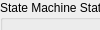
<?xml version="1.0" encoding="UTF-8"?>
<ui version="4.0">
 <class>Gearbox</class>
 <widget class="QWidget" name="Gearbox">
  <property name="minimumWidth">
   <number>400</number>
  </property>
  <property name="maximumWidth">
   <number>500</number>
  </property>
  <widget class="QWidget" name="inner_contents">
   <layout class="QVBoxLayout" name="mainLayout">
    <item>
     <widget class="QGroupBox" name="groupBox_state">
      <property name="title">
       <string>State Machine Status</string>
      </property>
      <layout class="QVBoxLayout" name="stateMachineLayout">
       <item>
        <layout class="QHBoxLayout">
         <item>
          <widget class="LED" name="state_led_inhibit"/>
         </item>
         <item>
          <widget class="QLabel" name="label">
           <property name="text">
            <string>INHIBIT</string>
           </property>
          </widget>
         </item>
        </layout>
       </item>
       <item>
        <layout class="QHBoxLayout">
         <item>
          <widget class="LED" name="state_led_zero_speed"/>
         </item>
         <item>
          <widget class="QLabel" name="label">
           <property name="text">
            <string>MOTOR ZERO SPEED</string>
           </property>
          </widget>
         </item>
        </layout>
       </item>
       <item>
        <layout class="QHBoxLayout">
         <item>
          <widget class="LED" name="state_led_set_actions"/>
         </item>
         <item>
          <widget class="QLabel" name="label">
           <property name="text">
            <string>SET SHIFT ACTIONS</string>
           </property>
          </widget>
         </item>
        </layout>
       </item>
       <item>
        <layout class="QHBoxLayout">
         <item>
          <widget class="LED" name="state_led_shifting"/>
         </item>
         <item>
          <widget class="QLabel" name="label">
           <property name="text">
            <string>SHIFTING</string>
           </property>
          </widget>
         </item>
        </layout>
       </item>
       <item>
        <layout class="QHBoxLayout">
         <item>
          <widget class="LED" name="state_led_check_status"/>
         </item>
         <item>
          <widget class="QLabel" name="label">
           <property name="text">
            <string>CHECK SHIFT STATUS</string>
           </property>
          </widget>
         </item>
        </layout>
       </item>
       <item>
        <layout class="QHBoxLayout">
         <item>
          <widget class="LED" name="state_led_tool_change_hold"/>
         </item>
         <item>
          <widget class="QLabel" name="label">
           <property name="text">
            <string>TOOL CHANGE HOLD</string>
           </property>
          </widget>
         </item>
        </layout>
       </item>
       <item>
        <layout class="QHBoxLayout">
         <item>
          <widget class="LED" name="state_led_set_motor_speed"/>
         </item>
         <item>
          <widget class="QLabel" name="label">
           <property name="text">
            <string>SET MOTOR SPEED</string>
           </property>
          </widget>
         </item>
        </layout>
       </item>
       <item>
        <layout class="QHBoxLayout">
         <item>
          <widget class="LED" name="state_led_done"/>
         </item>
         <item>
          <widget class="QLabel" name="label">
           <property name="text">
            <string>DONE</string>
           </property>
          </widget>
         </item>
        </layout>
       </item>
       <item>
        <layout class="QHBoxLayout">
         <item>
          <widget class="LED" name="state_led_abort"/>
         </item>
         <item>
          <widget class="QLabel" name="label">
           <property name="text">
            <string>ABORT</string>
           </property>
          </widget>
         </item>
        </layout>
       </item>
       <item>
        <layout class="QHBoxLayout">
         <item>
          <widget class="LED" name="state_led_failed"/>
         </item>
         <item>
          <widget class="QLabel" name="label">
           <property name="text">
            <string>FAILED</string>
           </property>
          </widget>
         </item>
        </layout>
       </item>
       <item>
        <layout class="QHBoxLayout">
         <item>
          <widget class="LED" name="state_led_motor_stopping"/>
         </item>
         <item>
          <widget class="QLabel" name="label">
           <property name="text">
            <string>MOTOR STOPPING</string>
           </property>
          </widget>
         </item>
        </layout>
       </item>
      </layout>
     </widget>
    </item>
    <item>
     <widget class="HALLabel" name="state_machine_value">
      <property name="text">
       <string>State:</string>
      </property>
      <property name="float_pin_type" stdset="0">
       <bool>true</bool>
      </property>
     </widget>
    </item>
    <item>
     <layout class="QHBoxLayout">
      <item>
       <widget class="LED" name="toolchange_led"/>
      </item>
      <item>
       <widget class="QLabel" name="label">
        <property name="text">
         <string>Safe Tool Change Request</string>
        </property>
       </widget>
      </item>
     </layout>
    </item>
    <item>
     <widget class="QGroupBox" name="group_microswitches">
      <property name="title">
       <string>Microswitch States</string>
      </property>
      <layout class="QGridLayout" name="gridLayoutMicroswitches">
       <item row="0" column="0">
        <widget class="QLabel" name="label">
         <property name="text">
          <string>Motor M5:</string>
         </property>
        </widget>
       </item>
       <item row="0" column="1">
        <widget class="LED" name="switch_s36"/>
       </item>
       <item row="0" column="2">
        <widget class="QLabel" name="label">
         <property name="text">
          <string>S36</string>
         </property>
        </widget>
       </item>
       <item row="0" column="3">
        <widget class="LED" name="switch_s37"/>
       </item>
       <item row="0" column="4">
        <widget class="QLabel" name="label">
         <property name="text">
          <string>S37</string>
         </property>
        </widget>
       </item>
       <item row="0" column="5">
        <widget class="LED" name="switch_s38"/>
       </item>
       <item row="0" column="6">
        <widget class="QLabel" name="label">
         <property name="text">
          <string>S38</string>
         </property>
        </widget>
       </item>
       <item row="1" column="0">
        <widget class="QLabel" name="label">
         <property name="text">
          <string>Motor M6:</string>
         </property>
        </widget>
       </item>
       <item row="1" column="1">
        <widget class="LED" name="switch_s39"/>
       </item>
       <item row="1" column="2">
        <widget class="QLabel" name="label">
         <property name="text">
          <string>S39</string>
         </property>
        </widget>
       </item>
       <item row="1" column="3">
        <widget class="LED" name="switch_s40"/>
       </item>
       <item row="1" column="4">
        <widget class="QLabel" name="label">
         <property name="text">
          <string>S40</string>
         </property>
        </widget>
       </item>
       <item row="1" column="5">
        <widget class="LED" name="switch_s41"/>
       </item>
       <item row="1" column="6">
        <widget class="QLabel" name="label">
         <property name="text">
          <string>S41</string>
         </property>
        </widget>
       </item>
       <item row="2" column="0">
        <widget class="QLabel" name="label">
         <property name="text">
          <string>Motor M7:</string>
         </property>
        </widget>
       </item>
       <item row="2" column="1">
        <widget class="LED" name="switch_s42"/>
       </item>
       <item row="2" column="2">
        <widget class="QLabel" name="label">
         <property name="text">
          <string>S42</string>
         </property>
        </widget>
       </item>
       <item row="2" column="3">
        <widget class="LED" name="switch_s43"/>
       </item>
       <item row="2" column="4">
        <widget class="QLabel" name="label">
         <property name="text">
          <string>S43</string>
         </property>
        </widget>
       </item>
       <item row="2" column="5">
        <widget class="LED" name="switch_s44"/>
       </item>
       <item row="2" column="6">
        <widget class="QLabel" name="label">
         <property name="text">
          <string>S44</string>
         </property>
        </widget>
       </item>
      </layout>
     </widget>
    </item>
    <item>
     <widget class="QGroupBox" name="groupBox_spindle_speeds">
      <property name="title">
       <string>Spindle Speeds</string>
      </property>
      <layout class="QGridLayout" name="spindleSpeedLayout">
       <item row="0" column="0">
        <widget class="QLabel" name="label">
         <property name="text">
          <string>Spindle Requested Speed:</string>
         </property>
        </widget>
       </item>
       <item row="0" column="1">
        <widget class="HALLabel" name="spindle_requested_rpm">
         <property name="text">
          <string/>
         </property>
         <property name="s32_pin_type" stdset="0">
          <bool>true</bool>
         </property>
        </widget>
       </item>
       <item row="1" column="0">
        <widget class="QLabel" name="label">
         <property name="text">
          <string>Spindle Actual Speed:</string>
         </property>
        </widget>
       </item>
       <item row="1" column="1">
        <widget class="HALLabel" name="spindle_actual_rpm">
         <property name="text">
          <string/>
         </property>
         <property name="s32_pin_type" stdset="0">
          <bool>true</bool>
         </property>
        </widget>
       </item>
       <item row="2" column="0">
        <widget class="QLabel" name="label">
         <property name="text">
          <string>Gearbox Nominal Speed:</string>
         </property>
        </widget>
       </item>
       <item row="2" column="1">
        <widget class="HALLabel" name="gearbox_nominal_rpm">
         <property name="text">
          <string/>
         </property>
         <property name="s32_pin_type" stdset="0">
          <bool>true</bool>
         </property>
        </widget>
       </item>
       <item row="3" column="0">
        <widget class="LED" name="spindle_state"/>
       </item>
       <item row="3" column="1">
        <widget class="QLabel" name="label">
         <property name="text">
          <string>Spindle ON/OFF</string>
         </property>
        </widget>
       </item>
      </layout>
     </widget>
    </item>
   </layout>
  </widget>
 </widget>
 <customwidgets>
  <customwidget>
   <class>LED</class>
   <extends>QWidget</extends>
   <header>qtvcp.widgets.led_widget</header>
  </customwidget>
  <customwidget>
   <class>HALLabel</class>
   <extends>QLabel</extends>
   <header>qtvcp.widgets.hal_label</header>
  </customwidget>
 </customwidgets>
 <resources/>
 <connections/>
</ui>
